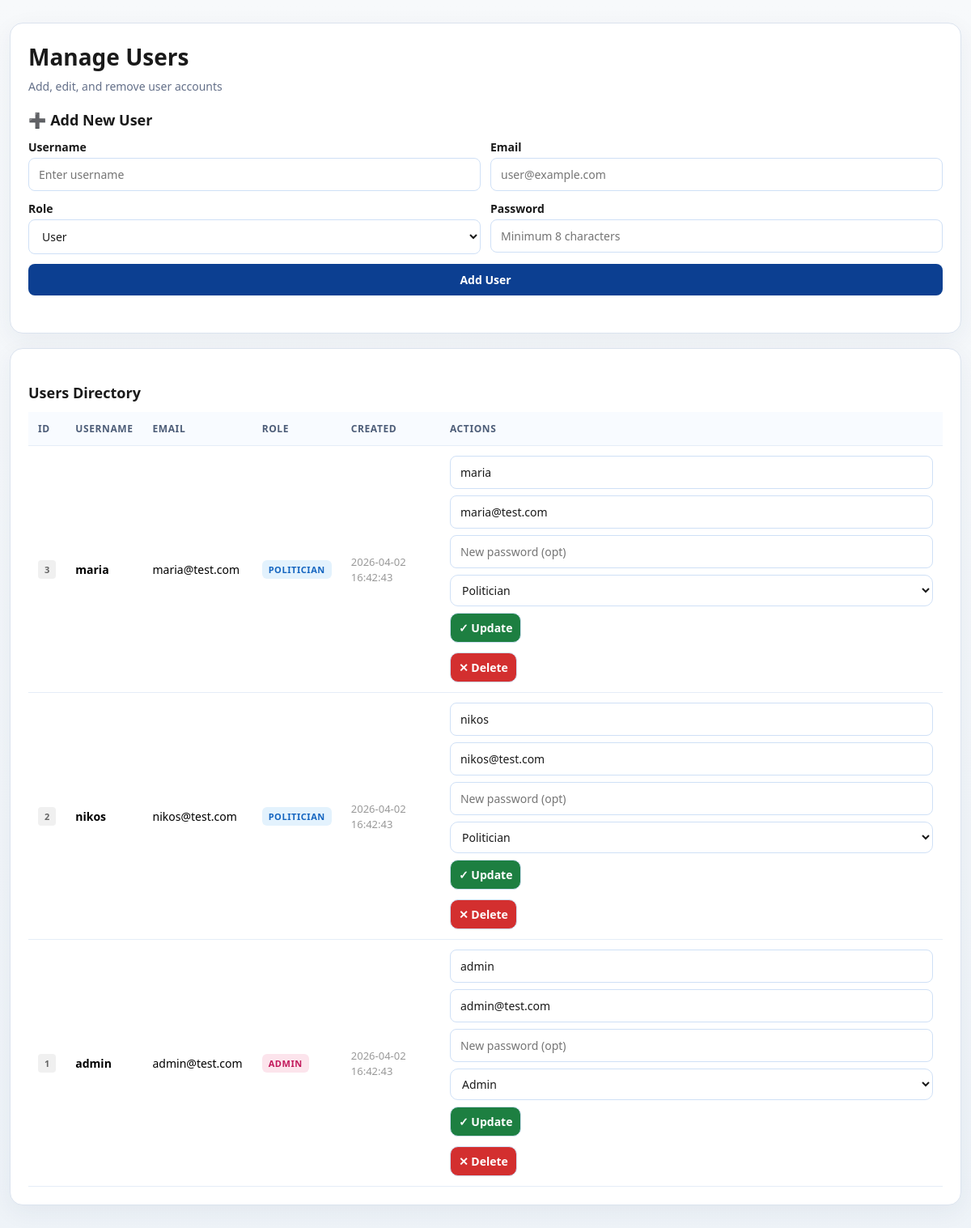
/admin/manage_users.php (signed in), run on the app's committed database.
### tables this page shows
CREATE TABLE users (
    id INT AUTO_INCREMENT PRIMARY KEY,
    username VARCHAR(100) NOT NULL,
    email VARCHAR(100) UNIQUE NOT NULL,
    password_hash VARCHAR(255) NOT NULL,
    role ENUM('admin', 'politician', 'user') DEFAULT 'user',
    created_at TIMESTAMP DEFAULT CURRENT_TIMESTAMP
);

### admin/manage_users.php (the view, shortened to what this page needs)
<?php
require_once __DIR__ . '/../includes/db.php';
$usersStmt = $pdo->prepare('SELECT id, username, email, role, created_at FROM users ORDER BY id DESC');
$usersStmt->execute();
$users = $usersStmt->fetchAll();
function esc(string $v): string { return htmlspecialchars($v, ENT_QUOTES, 'UTF-8'); }
?>
<!doctype html>
<html lang="en">
<head>
    <link rel="stylesheet" href="../assets/css/admin.css">
</head>
<body>
<main class="page-wrap">
    <section class="card">
        <div class="card-header">
            <h1>Manage Users</h1>
            <p class="card-subtitle">Add, edit, and remove user accounts</p>
        </div>
        <div class="form-section">
            <h2>➕ Add New User</h2>
            <form method="POST" class="form-grid">
                <div class="form-row">
                    <div>
                        <label for="username">Username</label>
                        <input type="text" id="username" name="username" placeholder="Enter username" required>
                    </div>
                    <div>
                        <label for="email">Email</label>
                        <input type="email" id="email" name="email" placeholder="user@example.com" required>
                    </div>
                </div>
                <div class="form-row">
                    <div>
                        <label for="role">Role</label>
                        <select id="role" name="role">
                            <option value="user">User</option>
                        </select>
                    </div>
                    <div>
                        <label for="password">Password</label>
                        <input type="password" id="password" name="password" placeholder="Minimum 8 characters" required>
                    </div>
                </div>
                <button type="submit" class="btn btn-primary">Add User</button>
            </form>
        </div>
    </section>
    <section class="card">
        <h2>Users Directory</h2>
        <div class="table-wrap">
            <table class="data-table">
                <thead>
                    <tr>
                        <th>ID</th>
                        <th>Username</th>
                        <th>Email</th>
                        <th>Role</th>
                        <th>Created</th>
                        <th>Actions</th>
                    </tr>
                </thead>
                <tbody>
                <?php if (count($users) === 0): ?>
                    <tr><td colspan="6" class="text-center text-muted">No users found</td></tr>
                <?php else: ?>
                    <?php foreach ($users as $user): ?>
                    <tr>
                        <td><span class="badge badge-id"><?= (int) $user['id'] ?></span></td>
                        <td><strong><?= esc((string) $user['username']) ?></strong></td>
                        <td><?= esc((string) $user['email']) ?></td>
                        <td><span class="role-badge role-<?= strtolower(esc((string) $user['role'])) ?>"><?= esc((string) $user['role']) ?></span></td>
                        <td><small class="text-muted"><?= esc((string) $user['created_at']) ?></small></td>
                        <td>
                            <div class="action-buttons">
                                <form method="POST" class="inline-form">
                                    <div class="edit-row">
                                        <input type="text" name="username" value="<?= esc((string) $user['username']) ?>" placeholder="Username" required>
                                        <input type="email" name="email" value="<?= esc((string) $user['email']) ?>" placeholder="Email" required>
                                        <input type="password" name="new_password" placeholder="New password (opt)">
                                        <select name="role">
                                            <option value="politician" <?= $user['role'] === 'politician' ? 'selected' : '' ?>>Politician</option>
                                            <option value="admin" <?= $user['role'] === 'admin' ? 'selected' : '' ?>>Admin</option>
                                        </select>
                                        <button type="submit" class="btn btn-sm btn-success">✓ Update</button>
                                    </div>
                                </form>
                                <form method="POST" class="inline-form" style="margin-top: 6px;">
                                    <button type="submit" class="btn btn-sm btn-danger" onclick="return confirm('Remove user?')">✕ Delete</button>
                                </form>
                            </div>
                        </td>
                    </tr>
                    <?php endforeach; ?>
                <?php endif; ?>
                </tbody>
            </table>
        </div>
    </section>
</main>
</body>
</html>

### assets/css/admin.css (style rules this page uses)
* { box-sizing: border-box; }
body { margin: 0; font-family: "Segoe UI", Tahoma, Geneva, Verdana, sans-serif; background: linear-gradient(180deg, #f7f9fb 0%, #eef3f8 100%); min-height: 100vh; display: flex; flex-direction: column; }
.page-wrap { width: min(1200px, 100% - 24px); margin: 28px auto 48px; display: grid; gap: 18px; }
.card { background: #fff; border: 1px solid #dbe3ee; border-radius: 16px; padding: 22px; box-shadow: 0 8px 30px rgba(28, 48, 77, 0.06); }
.card h1 { margin-top: 0; margin-bottom: 8px; color: #1a1a1a; font-size: 28px; }
.card h2 { margin-top: 20px; margin-bottom: 12px; color: #1a1a1a; font-size: 18px; }
.card-header { margin-bottom: 20px; }
.card-subtitle { margin: 4px 0 0; color: #647089; font-size: 14px; }
.form-section { margin-bottom: 24px; }
.form-grid { display: flex; flex-direction: column; gap: 12px; }
.form-row { display: grid; grid-template-columns: repeat(auto-fit, minmax(220px, 1fr)); gap: 12px; }
.form-row > div { display: flex; flex-direction: column; }
.form-row label { font-weight: 600; margin-bottom: 4px; color: #1a1a1a; font-size: 14px; }
.filter-form select, .filter-form button, .filter-group select, .inline-form select, .inline-form button { border: 1px solid #cfe0f6; border-radius: 10px; padding: 8px 10px; font-size: 14px; }
input[type="text"], input[type="email"], input[type="password"], input[type="number"], select, button { font-family: inherit; }
input[type="text"], input[type="email"], input[type="password"], input[type="number"], select { width: 100%; border: 1px solid #cfe0f6; border-radius: 8px; padding: 10px 12px; font-size: 14px; color: #1a1a1a; background: #fff; transition: border-color 0.2s ease; }
.btn { border: none; border-radius: 8px; padding: 10px 16px; font-size: 14px; font-weight: 600; cursor: pointer; transition: all 0.2s ease; display: inline-flex; align-items: center; justify-content: center; gap: 6px; text-decoration: none; }
.btn-primary { background: #0c3f91; color: #fff; }
.btn-success { background: #1d7f41; color: #fff; }
.btn-danger { background: #d32f2f; color: #fff; }
.btn-sm { padding: 6px 10px; font-size: 12px; }
.table-wrap { overflow-x: auto; margin-top: 12px; }
table { width: 100%; border-collapse: collapse; min-width: 1050px; }
.data-table { font-size: 14px; }
th, td { text-align: left; padding: 12px; border-bottom: 1px solid #e5edf7; }
thead th { text-transform: uppercase; letter-spacing: 0.05em; font-size: 12px; color: #4d5d78; font-weight: 600; background: #f8fbff; }
.role-badge { display: inline-flex; padding: 4px 8px; border-radius: 6px; font-size: 11px; font-weight: 600; text-transform: uppercase; letter-spacing: 0.05em; }
.role-admin { background: #fce4ec; color: #c2185b; }
.role-politician { background: #e3f2fd; color: #1565c0; }
.badge { display: inline-flex; padding: 4px 8px; border-radius: 4px; font-size: 11px; font-weight: 600; }
.badge-id { background: #f0f0f0; color: #666; }
.inline-form { display: flex; gap: 8px; flex-wrap: wrap; }
.edit-row { display: flex; gap: 8px; flex-wrap: wrap; }
.action-buttons { display: flex; flex-direction: column; gap: 6px; }
.text-muted { color: #999; font-size: 13px; }

### data on the page
users: id "3", username "maria", email "maria@test.com", role "POLITICIAN", created_at "2026-04-02 16:42:43", role "Politician"
users: id "2", username "nikos", email "nikos@test.com", role "POLITICIAN", created_at "2026-04-02 16:42:43", role "Politician"
users: id "1", username "admin", email "admin@test.com", role "ADMIN", created_at "2026-04-02 16:42:43", role "Admin"
